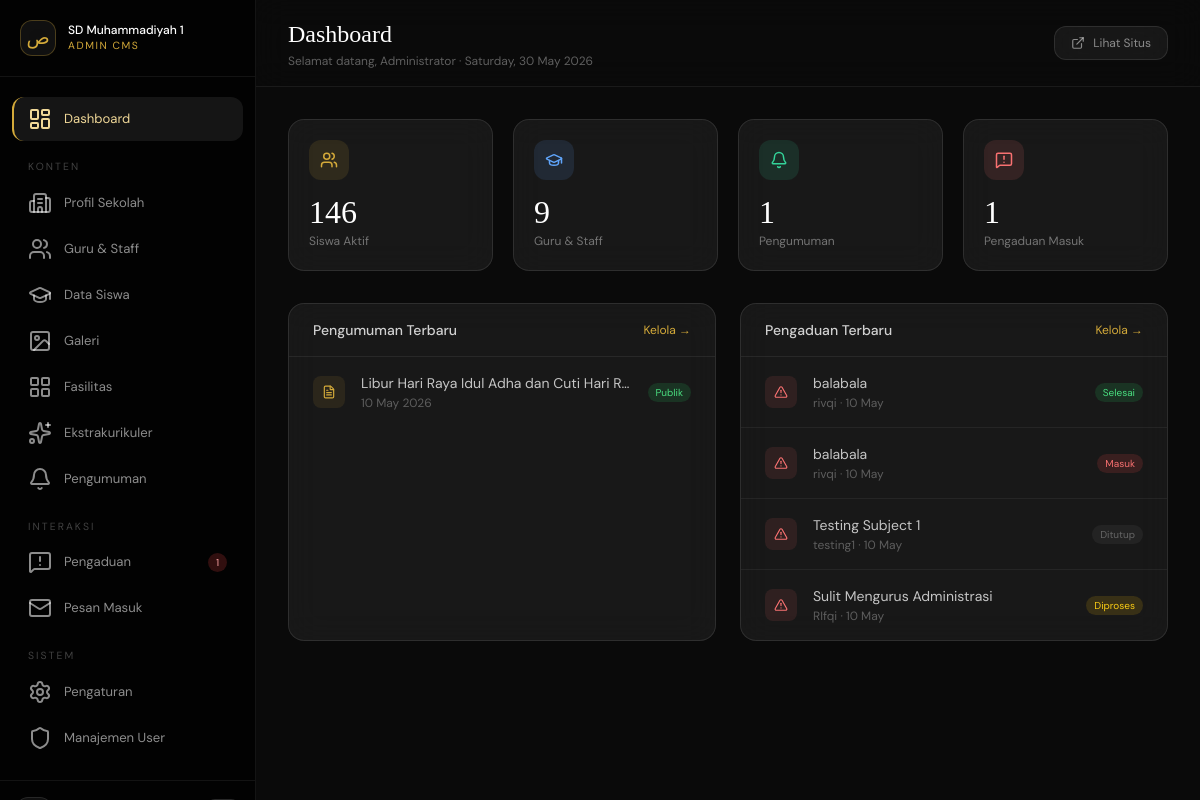
/admin/index.php (signed in), run on the app's committed database.
### tables this page shows
CREATE TABLE `announcements`  (
  `id` int(10) UNSIGNED NOT NULL AUTO_INCREMENT,
  `title` varchar(255) NOT NULL,
  `slug` varchar(280) NOT NULL,
  `content` longtext NOT NULL,
  `category` enum('umum','akademik','kegiatan','penting') NULL DEFAULT 'umum',
  `thumbnail` varchar(255) NULL DEFAULT NULL,
  `author_id` int(10) UNSIGNED NULL DEFAULT NULL,
  `is_pinned` tinyint(1) NULL DEFAULT 0,
  `is_published` tinyint(1) NULL DEFAULT 1,
  `views` int(10) UNSIGNED NULL DEFAULT 0,
  `published_at` datetime(0) NULL DEFAULT current_timestamp(0),
  `created_at` timestamp(0) NOT NULL DEFAULT current_timestamp(0),
  `updated_at` timestamp(0) NOT NULL DEFAULT current_timestamp(0) ON UPDATE CURRENT_TIMESTAMP(0),
  PRIMARY KEY (`id`) USING BTREE,
  UNIQUE INDEX `slug`(`slug`) USING BTREE,
  INDEX `author_id`(`author_id`) USING BTREE,
  INDEX `idx_published`(`is_published`, `published_at`) USING BTREE,
  INDEX `idx_pinned`(`is_pinned`) USING BTREE,
  CONSTRAINT `announcements_ibfk_1` FOREIGN KEY (`author_id`) REFERENCES `admin_users` (`id`) ON DELETE SET NULL ON UPDATE RESTRICT
);

CREATE TABLE `complaints`  (
  `id` int(10) UNSIGNED NOT NULL AUTO_INCREMENT,
  `ticket_no` varchar(20) NOT NULL,
  `name` varchar(150) NOT NULL,
  `email` varchar(120) NULL DEFAULT NULL,
  `phone` varchar(30) NULL DEFAULT NULL,
  `category` enum('fasilitas','pembelajaran','administrasi','keamanan','lainnya') NULL DEFAULT 'lainnya',
  `subject` varchar(255) NOT NULL,
  `message` text NOT NULL,
  `attachment` varchar(255) NULL DEFAULT NULL,
  `status` enum('masuk','diproses','selesai','ditutup') NULL DEFAULT 'masuk',
  `admin_note` text NULL,
  `responded_by` int(10) UNSIGNED NULL DEFAULT NULL,
  `responded_at` datetime(0) NULL DEFAULT NULL,
  `created_at` timestamp(0) NOT NULL DEFAULT current_timestamp(0),
  PRIMARY KEY (`id`) USING BTREE,
  UNIQUE INDEX `ticket_no`(`ticket_no`) USING BTREE,
  INDEX `responded_by`(`responded_by`) USING BTREE,
  INDEX `idx_status`(`status`) USING BTREE,
  CONSTRAINT `complaints_ibfk_1` FOREIGN KEY (`responded_by`) REFERENCES `admin_users` (`id`) ON DELETE SET NULL ON UPDATE RESTRICT
);

### includes/config.php (called while the page is built, shortened)
<?php
class Database {
    private static ?PDO $instance = null;
    public static function getInstance(): PDO {
        if (self::$instance === null) {
            $dsn = sprintf('mysql:host=%s;port=%s;dbname=%s;charset=%s',
                DB_HOST, DB_PORT, DB_NAME, DB_CHARSET);
            try {
                self::$instance = new PDO($dsn, DB_USER, DB_PASS, [
                    PDO::ATTR_ERRMODE            => PDO::ERRMODE_EXCEPTION,
                    PDO::ATTR_DEFAULT_FETCH_MODE => PDO::FETCH_ASSOC,
                    PDO::ATTR_EMULATE_PREPARES   => false,
                    PDO::MYSQL_ATTR_INIT_COMMAND => "SET NAMES utf8mb4 COLLATE utf8mb4_unicode_ci",
                ]);
            } catch (PDOException $e) {
                if (APP_ENV === 'development') {
                    die('<pre style="color:red">DB Error: ' . $e->getMessage() . '</pre>');
                }
                die('Service temporarily unavailable. Please try again later.');
            }
        }
        return self::$instance;
    }
}
function db(): PDO { return Database::getInstance(); }
function e(string $str): string {
    return htmlspecialchars($str, ENT_QUOTES | ENT_HTML5, 'UTF-8');
}

### admin/includes/auth.php (called while the page is built, shortened)
<?php
require_once __DIR__ . '/../../includes/config.php';
function admin_role(): string { return $_SESSION['admin_role'] ?? 'editor'; }
function is_superadmin(): bool { return admin_role() === 'superadmin'; }

### admin/index.php (the view, shortened to what this page needs)
<?php
require_once __DIR__ . '/includes/auth.php';
try {
    $totalStudents = db()->query("SELECT SUM(count) FROM student_stats WHERE academic_year = (SELECT MAX(academic_year) FROM student_stats)")->fetchColumn() ?: setting('stats_students','380');
    $totalTeachers = db()->query("SELECT COUNT(*) FROM teachers WHERE is_active=1 AND type='guru'")->fetchColumn() ?: 0;
    $totalAnn      = db()->query("SELECT COUNT(*) FROM announcements WHERE is_published=1")->fetchColumn() ?: 0;
    $totalComplaints = db()->query("SELECT COUNT(*) FROM complaints WHERE status='masuk'")->fetchColumn() ?: 0;
    $recentAnn       = db()->query("SELECT * FROM announcements ORDER BY created_at DESC LIMIT 5")->fetchAll();
    $recentComplaints= db()->query("SELECT * FROM complaints ORDER BY created_at DESC LIMIT 5")->fetchAll();
} catch (Exception $e) {
    $totalStudents=$totalTeachers=$totalAnn=$totalComplaints=$totalMessages=0;
    $recentAnn=$recentComplaints=[];
}
?>
<!DOCTYPE html>
<html lang="id">
<head>
  <script src="https://cdn.tailwindcss.com"></script>
</head>
<body>
<div class="flex h-screen overflow-hidden">
  <aside class="w-64 flex-shrink-0 flex flex-col border-r border-white/[0.07] overflow-y-auto" style="background:rgba(0,0,0,0.8)">
    <div class="px-5 py-5 border-b border-white/[0.07]">
      <div class="flex items-center gap-3">
        <div class="w-9 h-9 rounded-xl glass flex items-center justify-center" style="border-color:rgba(212,170,58,.3)">
          <span style="color:#d4aa3a;font-family:'Cormorant Garamond',serif;font-size:1.2rem">ص</span>
        </div>
        <div>
          <div class="text-white text-xs font-medium">SD Muhammadiyah 1</div>
          <div style="color:#d4aa3a;font-size:.65rem;letter-spacing:.15em;text-transform:uppercase">Admin CMS</div>
        </div>
      </div>
    </div>
    <nav class="flex-1 px-3 py-5 space-y-0.5">
      <a href="index.php" class="sidebar-link active"><i data-lucide="layout-dashboard"></i> Dashboard</a>
      <div class="px-4 pt-4 pb-1" style="font-size:.65rem;letter-spacing:.2em;text-transform:uppercase;color:rgba(255,255,255,.25)">Konten</div>
      <a href="pages/profile.php" class="sidebar-link"><i data-lucide="building-2"></i> Profil Sekolah</a>
      <a href="pages/teachers.php" class="sidebar-link"><i data-lucide="users"></i> Guru & Staff</a>
      <a href="pages/students.php" class="sidebar-link"><i data-lucide="graduation-cap"></i> Data Siswa</a>
      <a href="pages/gallery.php" class="sidebar-link"><i data-lucide="image"></i> Galeri</a>
      <a href="pages/facilities.php" class="sidebar-link"><i data-lucide="layout-grid"></i> Fasilitas</a>
      <a href="pages/ekskul.php" class="sidebar-link"><i data-lucide="sparkles"></i> Ekstrakurikuler</a>
      <a href="pages/announcements.php" class="sidebar-link"><i data-lucide="bell"></i> Pengumuman</a>
      <div class="px-4 pt-4 pb-1" style="font-size:.65rem;letter-spacing:.2em;text-transform:uppercase;color:rgba(255,255,255,.25)">Interaksi</div>
      <a href="pages/complaints.php" class="sidebar-link">
        <i data-lucide="message-square-warning"></i> Pengaduan
        <?php if ($totalComplaints > 0): ?>
        <span class="ml-auto text-[10px] px-2 py-0.5 rounded-full" style="background:rgba(239,68,68,.2);color:#fca5a5"><?= $totalComplaints ?></span>
        <?php endif; ?>
      </a>
      <a href="pages/messages.php" class="sidebar-link">
        <i data-lucide="mail"></i> Pesan Masuk
      </a>
      <div class="px-4 pt-4 pb-1" style="font-size:.65rem;letter-spacing:.2em;text-transform:uppercase;color:rgba(255,255,255,.25)">Sistem</div>
      <a href="pages/settings.php" class="sidebar-link"><i data-lucide="settings"></i> Pengaturan</a>
      <?php if (is_superadmin()): ?>
      <a href="pages/users.php" class="sidebar-link"><i data-lucide="shield"></i> Manajemen User</a>
      <?php endif; ?>
    </nav>
    <div class="px-4 py-4 border-t border-white/[0.07]">
    </div>
  </aside>
  <main class="flex-1 overflow-y-auto">
    <div class="sticky top-0 z-10 px-8 py-4 border-b border-white/[0.07]" style="background:rgba(10,10,10,0.9);backdrop-filter:blur(16px)">
      <div class="flex items-center justify-between">
        <div>
          <h1 style="font-family:'Cormorant Garamond',serif;font-size:1.5rem;font-weight:300;color:#fff">Dashboard</h1>
          <p style="font-size:.75rem;color:rgba(255,255,255,.35)">Selamat datang, <?= e($_SESSION['admin_name']) ?> · <?= date('l, d F Y') ?></p>
        </div>
        <a href="../index.php" target="_blank" class="flex items-center gap-2 px-4 py-2 glass rounded-xl text-xs text-white/50 hover:text-white hover:bg-white/10 transition-all">
          <i data-lucide="external-link" style="width:14px;height:14px"></i> Lihat Situs
        </a>
      </div>
    </div>
    <div class="p-8">
      <div class="grid grid-cols-2 lg:grid-cols-4 gap-5 mb-8">
        <?php
        $cards = [
          ['Siswa Aktif',      $totalStudents,  'users',                  '#d4aa3a','rgba(212,170,58,.12)'],
          ['Guru & Staff',     $totalTeachers,  'graduation-cap',         '#60a5fa','rgba(96,165,250,.12)'],
          ['Pengumuman',       $totalAnn,       'bell',                   '#34d399','rgba(52,211,153,.12)'],
          ['Pengaduan Masuk',  $totalComplaints,'message-square-warning', '#f87171','rgba(248,113,113,.12)'],
        ];
        foreach ($cards as $c): ?>
        <div class="glass rounded-2xl p-5">
          <div class="flex items-center justify-between mb-4">
            <div class="w-10 h-10 rounded-xl flex items-center justify-center" style="background:<?= $c[4] ?>">
              <i data-lucide="<?= $c[2] ?>" style="width:18px;height:18px;color:<?= $c[3] ?>"></i>
            </div>
          </div>
          <div style="font-family:'Cormorant Garamond',serif;font-size:2rem;font-weight:300;color:#fff;line-height:1"><?= $c[1] ?: '—' ?></div>
          <div style="font-size:.75rem;color:rgba(255,255,255,.4);margin-top:4px"><?= $c[0] ?></div>
        </div>
        <?php endforeach; ?>
      </div>
      <div class="grid lg:grid-cols-2 gap-6">
        <div class="glass rounded-2xl overflow-hidden">
          <div class="flex items-center justify-between px-6 py-4 border-b border-white/[0.07]">
            <h2 class="text-sm font-medium text-white/80">Pengumuman Terbaru</h2>
            <a href="pages/announcements.php" class="text-xs" style="color:#d4aa3a">Kelola →</a>
          </div>
          <div class="divide-y divide-white/[0.06]">
            <?php if (empty($recentAnn)): ?>
            <div class="px-6 py-8 text-center text-white/25 text-sm">Belum ada pengumuman.</div>
            <?php else: foreach ($recentAnn as $ann): ?>
            <div class="flex items-center gap-4 px-6 py-4 hover:bg-white/[0.03] transition-colors">
              <div class="w-8 h-8 rounded-lg flex items-center justify-center flex-shrink-0" style="background:rgba(212,170,58,.1)">
                <i data-lucide="file-text" style="width:14px;height:14px;color:#d4aa3a"></i>
              </div>
              <div class="flex-1 min-w-0">
                <div class="text-sm text-white/75 truncate"><?= e($ann['title']) ?></div>
                <div class="text-xs mt-0.5" style="color:rgba(255,255,255,.3)"><?= date('d M Y', strtotime($ann['created_at'])) ?></div>
              </div>
              <span class="text-[10px] px-2 py-0.5 rounded-full <?= $ann['is_published'] ? 'bg-green-500/15 text-green-400' : 'bg-white/5 text-white/30' ?>">
                <?= $ann['is_published'] ? 'Publik' : 'Draft' ?>
              </span>
            </div>
            <?php endforeach; endif; ?>
          </div>
        </div>
        <div class="glass rounded-2xl overflow-hidden">
          <div class="flex items-center justify-between px-6 py-4 border-b border-white/[0.07]">
            <h2 class="text-sm font-medium text-white/80">Pengaduan Terbaru</h2>
            <a href="pages/complaints.php" class="text-xs" style="color:#d4aa3a">Kelola →</a>
          </div>
          <div class="divide-y divide-white/[0.06]">
            <?php if (empty($recentComplaints)): ?>
            <div class="px-6 py-8 text-center text-white/25 text-sm">Belum ada pengaduan.</div>
            <?php else: foreach ($recentComplaints as $c):
              $statusColor = match($c['status']) {
                'masuk'    => 'bg-red-500/15 text-red-400',
                'diproses' => 'bg-yellow-500/15 text-yellow-400',
                'selesai'  => 'bg-green-500/15 text-green-400',
                default    => 'bg-white/5 text-white/30',
              };
            ?>
            <div class="flex items-center gap-4 px-6 py-4 hover:bg-white/[0.03] transition-colors">
              <div class="w-8 h-8 rounded-lg flex items-center justify-center flex-shrink-0" style="background:rgba(248,113,113,.1)">
                <i data-lucide="alert-triangle" style="width:14px;height:14px;color:#f87171"></i>
              </div>
              <div class="flex-1 min-w-0">
                <div class="text-sm text-white/75 truncate"><?= e($c['subject']) ?></div>
                <div class="text-xs mt-0.5" style="color:rgba(255,255,255,.3)"><?= e($c['name']) ?> · <?= date('d M', strtotime($c['created_at'])) ?></div>
              </div>
              <span class="text-[10px] px-2 py-0.5 rounded-full <?= $statusColor ?>">
                <?= ucfirst($c['status']) ?>
              </span>
            </div>
            <?php endforeach; endif; ?>
          </div>
        </div>
      </div>
    </div>
  </main>
</div>
</body>
</html>

### admin/index.php (style rules this page uses)
body { font-family:'DM Sans',sans-serif; background:#0a0a0a; color:#fff; }
.glass { background:rgba(255,255,255,0.06); backdrop-filter:blur(16px); -webkit-backdrop-filter:blur(16px); border:1px solid rgba(255,255,255,0.1); }
.sidebar-link { display:flex; align-items:center; gap:12px; padding:10px 16px; border-radius:12px; font-size:.82rem; color:rgba(255,255,255,.55); transition:all .2s; text-decoration:none; }
.sidebar-link:hover, .sidebar-link.active { background:rgba(255,255,255,.08); color:#fff; }
.sidebar-link.active { border-left:2px solid #d4aa3a; padding-left:14px; color:#f0d898; }

### data on the page
announcements: title "Libur Hari Raya Idul Adha dan Cuti Hari R…", created_at "10 May 2026", is_published "Publik"
complaints: subject "balabala", name "rivqi", created_at "10 May", status "Selesai"
complaints: subject "balabala", name "rivqi", created_at "10 May", status "Masuk"
complaints: subject "Testing Subject 1", name "testing1", created_at "10 May", status "Ditutup"
complaints: subject "Sulit Mengurus Administrasi", name "RIfqi", created_at "10 May", status "Diproses"

### other printed values
$totalComplaints "1"
$_SESSION['admin_name'] "Administrator"
$c[1] ?: '—' "146"
$c[0] "Siswa Aktif"
$c[1] ?: '—' "9"
$c[0] "Guru & Staff"
$c[1] ?: '—' "1"
$c[0] "Pengumuman"
$c[0] "Pengaduan Masuk"
